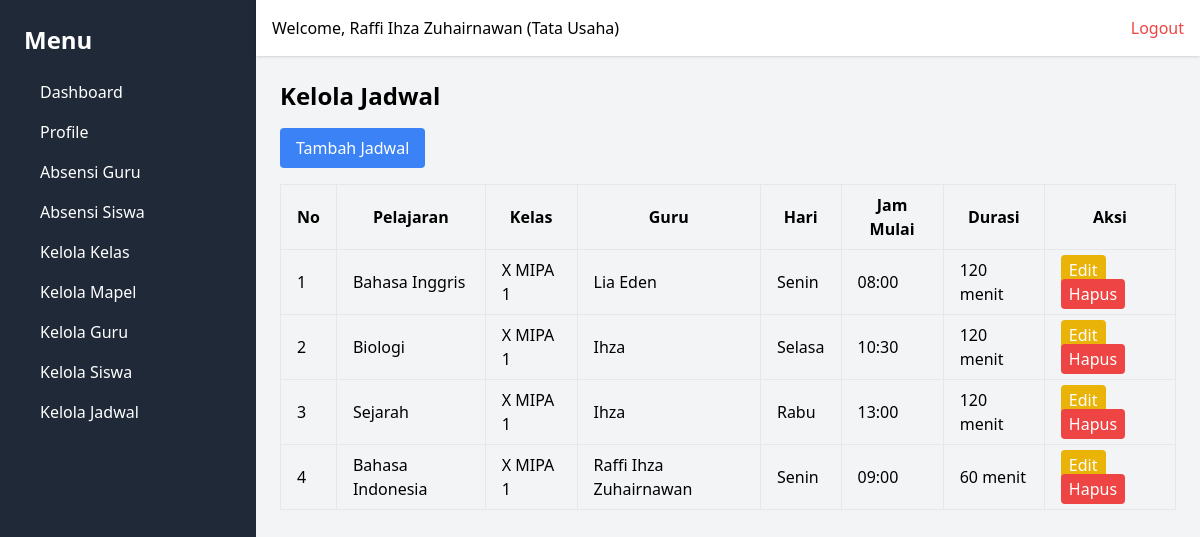
Page /kelola-jadwal/ (signed in) on the committed database.
### webabsensi/models.py (models this page shows, shortened)
class User(models.Model):
    ROLE_CHOICES = [
        ('Tata Usaha', 'Tata Usaha'),
        ('Guru', 'Guru'),
        ('Kepala Sekolah', 'Kepala Sekolah'),
    ]
    GENDER_CHOICES = [
        ('L', 'Laki-laki'),
        ('P', 'Perempuan'),
    ]
    nip = models.CharField(max_length=20, unique=True)
    email = models.EmailField(unique=True)
    password = models.CharField(max_length=255)
    nama = models.CharField(max_length=50)
    gender = models.CharField(max_length=1, choices=GENDER_CHOICES)
    role = models.CharField(max_length=20, choices=ROLE_CHOICES)
    no_telepon = models.CharField(max_length=15)
    created_at = models.DateTimeField(auto_now_add=True)
    updated_at = models.DateTimeField(auto_now=True)

class Schedule(models.Model):
    HARI_CHOICES = [
        ('Senin', 'Senin'),
        ('Selasa', 'Selasa'),
        ('Rabu', 'Rabu'),
        ('Kamis', 'Kamis'),
        ('Jumat', 'Jumat'),
    ]
    id_lesson = models.ForeignKey(Lesson, on_delete=models.CASCADE)
    id_class = models.ForeignKey(Class, on_delete=models.CASCADE)
    id_guru = models.ForeignKey(User, on_delete=models.CASCADE)
    hari = models.CharField(max_length=10, choices=HARI_CHOICES)
    jam_mulai = models.TimeField()
    durasi = models.IntegerField()  # dalam menit
    agenda_kelas = models.TextField(blank=True, null=True)
    created_at = models.DateTimeField(auto_now_add=True)
    updated_at = models.DateTimeField(auto_now=True)

class Lesson(models.Model):
    nama_pelajaran = models.CharField(max_length=50, unique=True)
    created_at = models.DateTimeField(auto_now_add=True)
    updated_at = models.DateTimeField(auto_now=True)

class Class(models.Model):
    nama_kelas = models.CharField(max_length=50, unique=True)
    created_at = models.DateTimeField(auto_now_add=True)
    updated_at = models.DateTimeField(auto_now=True)

### webabsensi/views.py (the view)
        def wrapper(request, *args, **kwargs):
            user_id = request.session.get('user_id')
            if not user_id:
                messages.error(request, 'Anda harus login terlebih dahulu.')
                return redirect('login')
            user = User.objects.get(id=request.session['user_id'])
            if user.role not in allowed_roles:
                return render(request, '403.html', {'message': 'Anda tidak memiliki izin untuk mengakses halaman ini.'})
            request.user = user  # Tambahkan user ke request agar dapat digunakan di template
            return view_func(request, *args, **kwargs)

### webabsensi/views.py (called while the page is built)
def role_required(allowed_roles):
    def decorator(view_func):
        def wrapper(request, *args, **kwargs):
            user_id = request.session.get('user_id')
            if not user_id:
                messages.error(request, 'Anda harus login terlebih dahulu.')
                return redirect('login')
            user = User.objects.get(id=request.session['user_id'])
            if user.role not in allowed_roles:
                return render(request, '403.html', {'message': 'Anda tidak memiliki izin untuk mengakses halaman ini.'})
            request.user = user  # Tambahkan user ke request agar dapat digunakan di template
            return view_func(request, *args, **kwargs)
        return wrapper
    return decorator

@role_required(['Tata Usaha', 'Kepala Sekolah'])
def manage_schedule(request):
    schedules = Schedule.objects.all()
    context = {
        'schedules': schedules,
    }
    return render(request, 'schedule/manage_schedule.html', context)

### webabsensi/templates/schedule/manage_schedule.html
{% extends 'base.html' %}
{% block content %}
<h1 class="text-2xl font-bold mb-4">Kelola Jadwal</h1>
<a href="{% url 'add_schedule' %}" class="bg-blue-500 text-white px-4 py-2 rounded mb-4 inline-block">Tambah Jadwal</a>
<table class="w-full border-collapse">
    <thead>
        <tr>
            <th class="border px-4 py-2">No</th>
            <th class="border px-4 py-2">Pelajaran</th>
            <th class="border px-4 py-2">Kelas</th>
            <th class="border px-4 py-2">Guru</th>
            <th class="border px-4 py-2">Hari</th>
            <th class="border px-4 py-2">Jam Mulai</th>
            <th class="border px-4 py-2">Durasi</th>
            <th class="border px-4 py-2">Aksi</th>
        </tr>
    </thead>
    <tbody>
        {% for schedule in schedules %}
        <tr>
            <td class="border px-4 py-2">{{ forloop.counter }}</td>
            <td class="border px-4 py-2">{{ schedule.id_lesson.nama_pelajaran }}</td>
            <td class="border px-4 py-2">{{ schedule.id_class.nama_kelas }}</td>
            <td class="border px-4 py-2">{{ schedule.id_guru.nama }}</td>
            <td class="border px-4 py-2">{{ schedule.hari }}</td>
            <td class="border px-4 py-2">{{ schedule.jam_mulai|date:"H:i" }}</td>
            <td class="border px-4 py-2">{{ schedule.durasi }} menit</td>
            <td class="border px-4 py-2">
                <a href="{% url 'edit_schedule' schedule.id %}" class="bg-yellow-500 text-white px-2 py-1 rounded">Edit</a>
                <a href="{% url 'delete_schedule' schedule.id %}" class="bg-red-500 text-white px-2 py-1 rounded"
                   onclick="return confirm('Apakah Anda yakin ingin menghapus jadwal ini? Semua data yang terkait jadwal ini akan dihapus seperti absensi siswa dll')">Hapus</a>
            </td>
        </tr>
        {% endfor %}
    </tbody>
</table>
{% endblock %}

### webabsensi/templates/navbar.html
<div class="bg-white p-4 shadow flex justify-between">
    <h1>Welcome, {{ user.nama }} ({{ user.role }})</h1>
    <a href="{% url 'logout' %}" class="text-red-500">Logout</a>
</div>

### rows in the picture
User: nama "Raffi Ihza Zuhairnawan", role "Tata Usaha"
Schedule: id_lesson.nama_pelajaran "Bahasa Inggris", id_class.nama_kelas "X MIPA 1", id_guru.nama "Lia Eden", hari "Senin", jam_mulai "08:00", durasi "120"
Schedule: id_lesson.nama_pelajaran "Biologi", id_class.nama_kelas "X MIPA 1", id_guru.nama "Ihza", hari "Selasa", jam_mulai "10:30", durasi "120"
Schedule: id_lesson.nama_pelajaran "Sejarah", id_class.nama_kelas "X MIPA 1", id_guru.nama "Ihza", hari "Rabu", jam_mulai "13:00", durasi "120"
Schedule: id_lesson.nama_pelajaran "Bahasa Indonesia", id_class.nama_kelas "X MIPA 1", id_guru.nama "Raffi Ihza Zuhairnawan", hari "Senin", jam_mulai "09:00", durasi "60"
